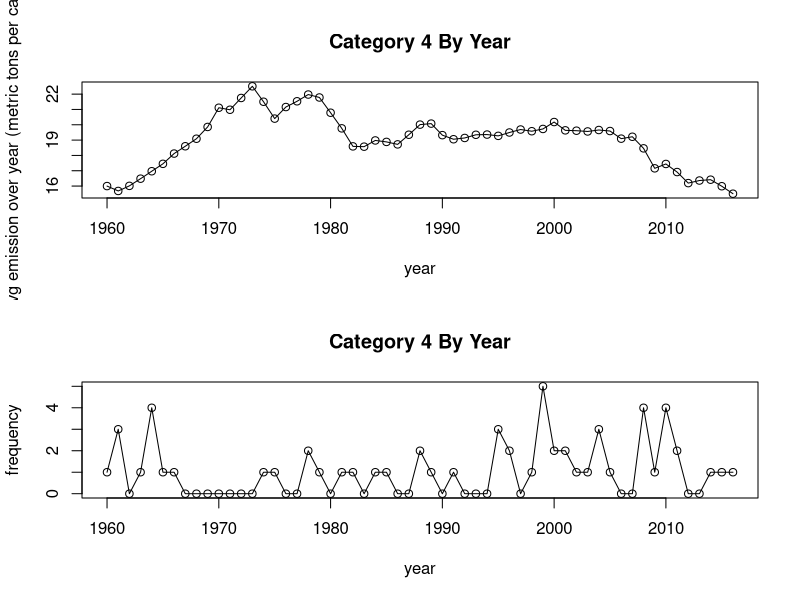
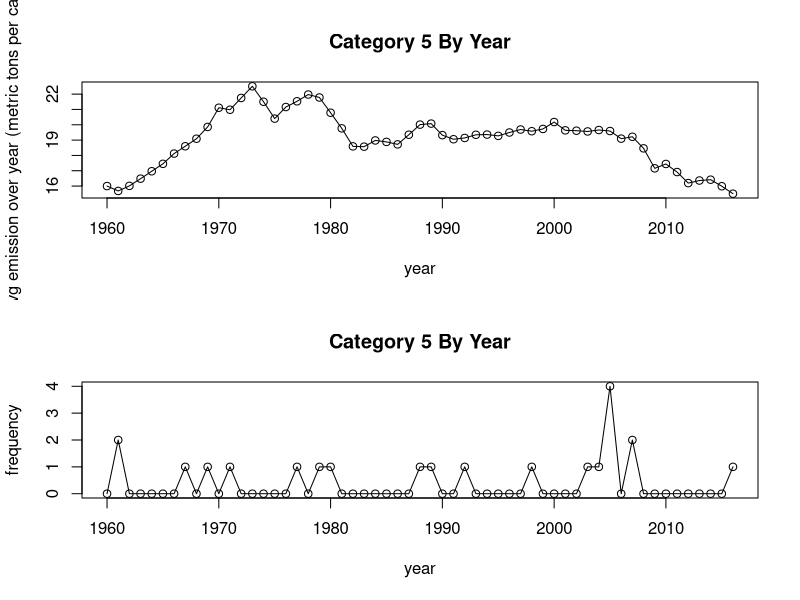
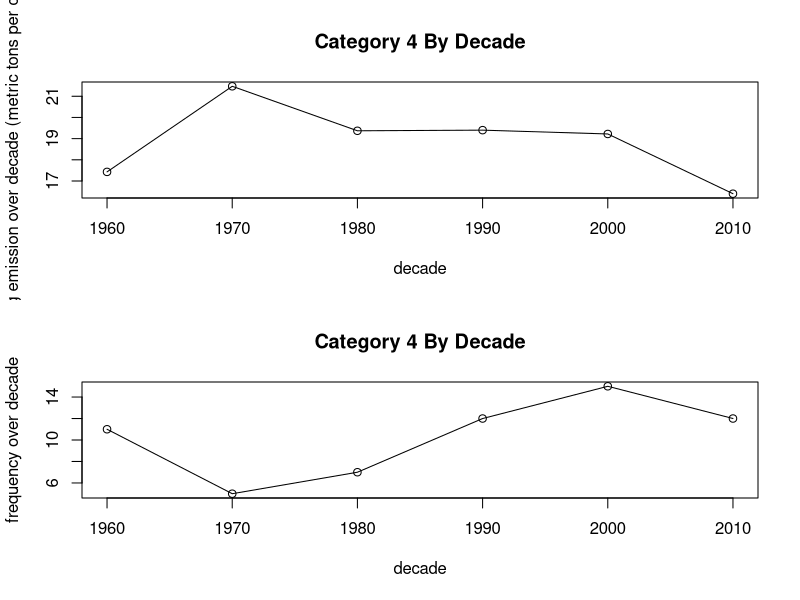
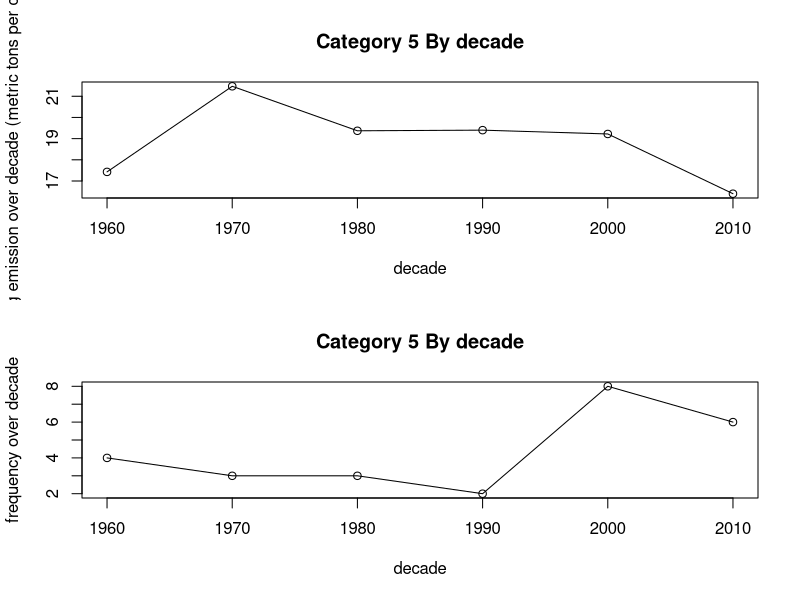

R code for these plots, in order:
################################################################################################
## read year-wise index data
df_co2_year = read.csv('data/CO2emissions_by_year.csv', header = TRUE, sep = "\t")
head(df_co2_year)

## read category 4 year-wise data
df_cat4_year_full = read.csv('data/category4_by_year.csv', header = TRUE, sep = "\t")
df_cat4_year = df_cat4_year_full[(df_cat4_year_full$Year > 1959 & df_cat4_year_full$Year < 2017),]
head(df_cat4_year)

# category 4 year-wise analysis
par(mfrow=c(2,1))
plot(df_co2_year$Year, df_co2_year$CO2_emissions_metric_tons_per_capita, type="o", xlab="year", 
	ylab="Avg emission over year (metric tons per capita)", main="Category 4 By Year")
plot(df_cat4_year$Year, df_cat4_year$Frequency, type="o", xlab="year", ylab="frequency", main="Category 4 By Year")

print('------------------ category 4 year-wise correlation test -----------------------------')
cor.test(df_co2_year$CO2_emissions_metric_tons_per_capita, df_cat4_year$Frequency, method = "pearson")
cor.test(df_co2_year$CO2_emissions_metric_tons_per_capita, df_cat4_year$Frequency, method = "kendall")
cor.test(df_co2_year$CO2_emissions_metric_tons_per_capita, df_cat4_year$Frequency, method = "spearman")

## read category 5 year-wise data
df_cat5_year_full = read.csv('data/category5_by_year.csv', header = TRUE, sep = "\t")
df_cat5_year = df_cat5_year_full[(df_cat4_year_full$Year > 1959 & df_cat4_year_full$Year < 2017),]
head(df_cat5_year)

# category 5 year-wise analysis
par(mfrow=c(2,1))
plot(df_co2_year$Year, df_co2_year$CO2_emissions_metric_tons_per_capita, type="o", xlab="year", 
	ylab="Avg emission over year (metric tons per capita)", main="Category 5 By Year")
plot(df_cat5_year$Year, df_cat5_year$Frequency, type="o", xlab="year", ylab="frequency", main="Category 5 By Year")

print('------------------ category 5 year-wise correlation test -----------------------------')
cor.test(df_co2_year$CO2_emissions_metric_tons_per_capita, df_cat5_year$Frequency, method = "pearson")
cor.test(df_co2_year$CO2_emissions_metric_tons_per_capita, df_cat5_year$Frequency, method = "kendall")
cor.test(df_co2_year$CO2_emissions_metric_tons_per_capita, df_cat5_year$Frequency, method = "spearman")


#################################################################################################
## read decade-wise index data
df_co2_decade = read.csv('data/CO2emissions_by_decade.csv', header = TRUE, sep = "\t")
head(df_co2_decade)

## read category4 decade-wise data
df_cat4_decade_full = read.csv('data/category4_by_decade.csv', header = TRUE, sep = "\t")
df_cat4_decade = df_cat4_decade_full[(df_cat4_decade_full$Decade > 1950 & df_cat4_decade_full$Decade < 2020),]
head(df_cat4_decade)

# category 4 decade-wise analysis
plot(df_co2_decade$Decade, df_co2_decade$CO2_emissions_metric_tons_per_capita, type="o", xlab="decade", 
	ylab="Avg emission over decade (metric tons per capita)", main="Category 4 By Decade")
plot(df_cat4_decade$Decade, df_cat4_decade$Frequency, type="o", xlab="decade", ylab="frequency over decade", 
	main="Category 4 By Decade")

print('------------------ category 4 decade-wise correlation test -----------------------------')
cor.test(df_co2_decade$CO2_emissions_metric_tons_per_capita, df_cat4_decade$Frequency, method = "pearson")
cor.test(df_co2_decade$CO2_emissions_metric_tons_per_capita, df_cat4_decade$Frequency, method = "kendall")
cor.test(df_co2_decade$CO2_emissions_metric_tons_per_capita, df_cat4_decade$Frequency, method = "spearman")

## read category 5 decade-wise data
df_cat5_decade_full = read.csv('data/category5_by_decade.csv', header = TRUE, sep = "\t")
df_cat5_decade = df_cat5_decade_full[(df_cat4_decade_full$Decade > 1950 & df_cat4_decade_full$Decade < 2020),]
head(df_cat5_decade)

# category 5 decade-wise analysis
par(mfrow=c(2,1))
plot(df_co2_decade$Decade, df_co2_decade$CO2_emissions_metric_tons_per_capita, type="o", xlab="decade", 
	ylab="Avg emission over decade (metric tons per capita)", main="Category 5 By decade")
plot(df_cat5_decade$Decade, df_cat5_decade$Frequency, type="o", xlab="decade", 
	ylab="frequency over decade", main="Category 5 By decade")

print('------------------ category 5 decade-wise correlation test -----------------------------')
cor.test(df_co2_decade$CO2_emissions_metric_tons_per_capita, df_cat5_decade$Frequency, method = "pearson")
cor.test(df_co2_decade$CO2_emissions_metric_tons_per_capita, df_cat5_decade$Frequency, method = "kendall")
cor.test(df_co2_decade$CO2_emissions_metric_tons_per_capita, df_cat5_decade$Frequency, method = "spearman")